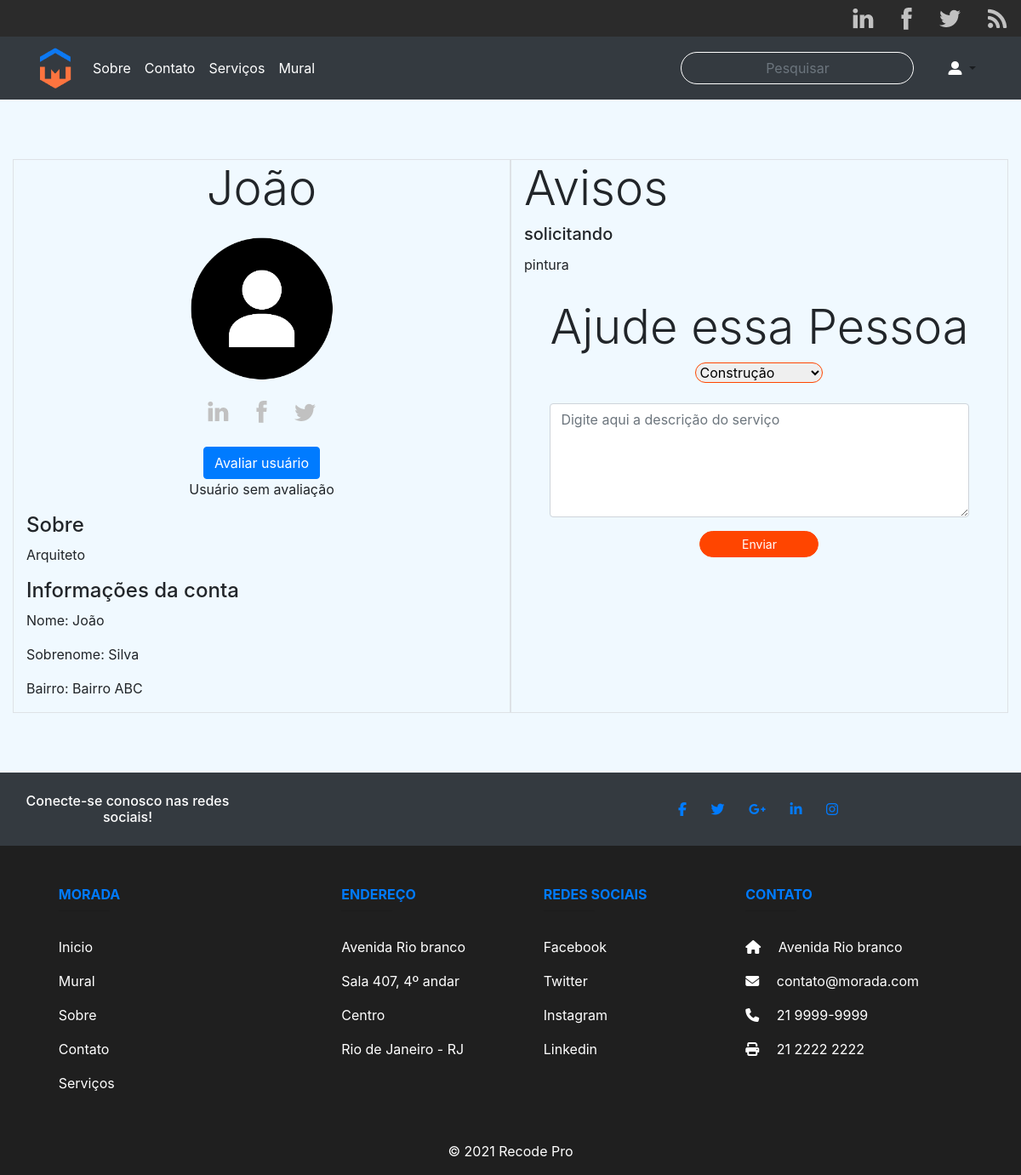
The page /perfilpublico.php?id=2 on the database as committed earlier.
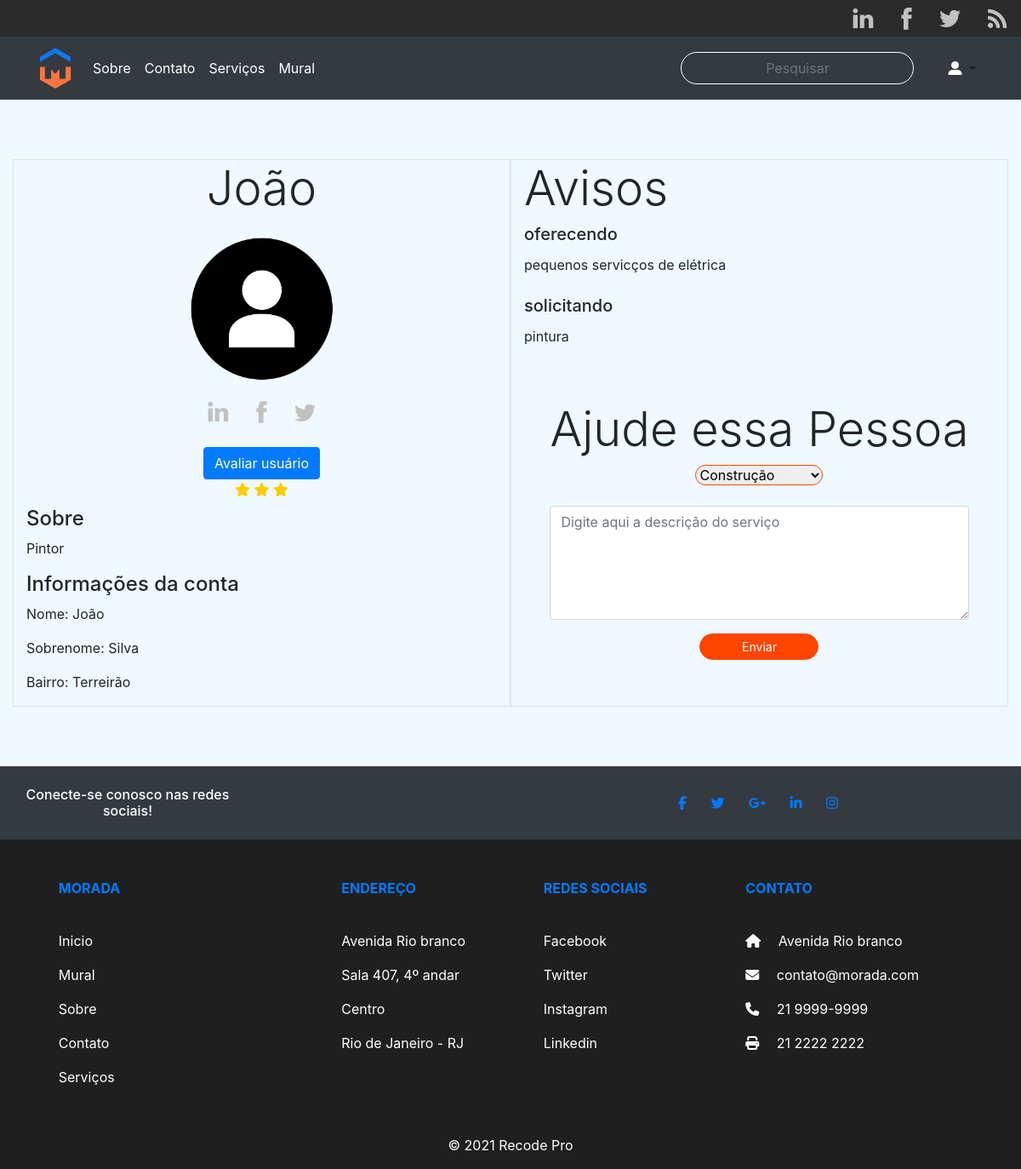
The same page on the database as committed later.
### tables this page shows
CREATE TABLE `servicos` (
  `idservicos` int NOT NULL AUTO_INCREMENT,
  `usuario` int DEFAULT NULL,
  `tipo` varchar(45) DEFAULT NULL,
  `categoria` varchar(45) DEFAULT NULL,
  `descricao` varchar(700) DEFAULT NULL,
  `email` varchar(45) DEFAULT NULL,
  `parceiro` varchar(100) DEFAULT NULL,
  `mensagem` varchar(500) DEFAULT NULL,
  PRIMARY KEY (`idservicos`),
  KEY `fk_servicos_idx` (`usuario`),
  CONSTRAINT `fk_servicos` FOREIGN KEY (`usuario`) REFERENCES `usuarios` (`idusuario`)
);

CREATE TABLE `usuarios` (
  `idusuario` int NOT NULL AUTO_INCREMENT,
  `nome` varchar(45) DEFAULT NULL,
  `sobrenome` varchar(45) DEFAULT NULL,
  `email` varchar(45) DEFAULT NULL,
  `senha` varchar(45) DEFAULT NULL,
  `sobre` varchar(45) DEFAULT NULL,
  `endereco` varchar(45) DEFAULT NULL,
  `bairro` varchar(45) DEFAULT NULL,
  `cep` varchar(45) DEFAULT NULL,
  `telefone` varchar(45) DEFAULT NULL,
  `complemento` varchar(45) DEFAULT NULL,
  `estrela` varchar(45) DEFAULT NULL,
  PRIMARY KEY (`idusuario`)
);

### perfilpublico.php (the view, shortened to what the changed rows need)
<?php
include('./php/actions/conexaodb.php');
$id = filter_input(INPUT_GET, 'id', FILTER_SANITIZE_NUMBER_INT);
$query = "SELECT * FROM usuarios JOIN servicos ON usuarios.idusuario = servicos.usuario WHERE idusuario = $id ; ";
$result = $conn->query($query);
$data = mysqli_fetch_assoc($result);
$query2 ="SELECT * FROM usuarios WHERE idusuario = $id;";
$result2 = $conn->query($query2);
$data2 = mysqli_fetch_assoc($result2);
?>
<!DOCTYPE html>
<html lang="en">
<head>
    <link rel="stylesheet" type="text/css" href="./css/main.css">
    <link rel="stylesheet" type="text/css" href="./css/avaliacao.css">
    <link rel="stylesheet" href="https://stackpath.bootstrapcdn.com/bootstrap/4.1.3/css/bootstrap.min.css">
    <link rel="stylesheet" href=" http://netdna.bootstrapcdn.com/font-awesome/4.0.3/css/font-awesome.min.css">
</head>
<?php
require "./php/includes/menu.php";
?>
<body>
    <div class="container-fluid">
        <div class="container-fluid" style="margin-bottom:70px; margin-top:70px;">
            <div class="row">
                <div class="col-sm border">
                    <h3 class="display-4 text-center"> <?php echo $data['nome']; ?></h3>
                    <div class="text-center"><img src="img/icones/profile-icon.png" style="width:200px; height:200px" alt=""></div>
                    <main>
                        <div>
                            <ul class="nav justify-content-center">
                            </ul>
                            <div class="estrelas">
                                <div>
                                <?php if($data2['estrela']) {
                                    $ava = $data2['estrela']; ?>
                                <?php
                                if ($ava > 0 and $ava < 2) { ?>
                                    <label for="estrela_cinco"><i class="fa"></i></label>
                                    <input type="radio" id="estrela_um" name="estrela" value="1">
                                <?php } else if ($ava > 1 and $ava < 3) { ?>
                                    <label for="estrela_cinco"><i class="fa"></i></label>
                                    <label for="estrela_cinco"><i class="fa"></i></label>
                                <?php } else if ($ava > 2 and $ava < 4) { ?>
                                    <label for="estrela_cinco"><i class="fa"></i></label>
                                    <label for="estrela_cinco"><i class="fa"></i></label>
                                    <label for="estrela_cinco"><i class="fa"></i></label>
                                <?php } else if ($ava > 3 and $ava < 5) { ?>
                                    <label for="estrela_cinco"><i class="fa"></i></label>
                                    <label for="estrela_cinco"><i class="fa"></i></label>
                                    <label for="estrela_cinco"><i class="fa"></i></label>
                                    <label for="estrela_cinco"><i class="fa"></i></label>
                                <?php } else if ($ava > 4 and $ava < 6) { ?>
                                    <label for="estrela_cinco"><i class="fa"></i></label>
                                    <label for="estrela_cinco"><i class="fa"></i></label>
                                    <label for="estrela_cinco"><i class="fa"></i></label>
                                    <label for="estrela_cinco"><i class="fa"></i></label>
                                    <label for="estrela_cinco"><i class="fa"></i></label>
                                <?php }
                                } else {?>
                                    <p>Usuário sem avaliação</p>
                                <?php } ?>
                                </div>
                            </div>
                        </div>
                        <h4>Sobre</h4>
                        <p><?php echo $data['sobre']; ?>
                        </p>
                        <h4>Informações da conta</h4>
                        <p>Nome: <?php echo $data['nome']; ?> </p>
                        <p>Sobrenome: <?php
                                        echo $data['sobrenome']; ?> </p>
                        <p>Bairro: <?php
                                    echo $data['bairro']; ?>
                        </p>
                </div>
                <div class="col-sm border">
                    <?php
                    $result = $conn->query($query);
                    if ($result->num_rows > 0) {
                        while ($row = $result->fetch_assoc()) {
                    ?>
                            <div class="Card" style="width: 18rem;">
                                    <h5 class="card-title"><?php echo $row['tipo'] ?></h5>
                                    <p class="card-text"><?php echo $row['descricao']; ?></p>
                            </div>
                            <br>
                    <?php
                        }
                    } else {
                        echo '<p>' . 'Nenhuma solicitação feita!' . '<p>';
                    }
                    ?>
                </div>
            </div>
        </div>
    </div>
</body>
</html>

Rows that differ between the two databases and show on the page:
removed servicos: usuario.nome "João", usuario.sobre "Arquiteto", usuario.sobrenome "Silva", usuario.bairro "Bairro ABC", tipo "solicitando", descricao "pintura"
now on this page (row edited): usuarios: nome "João", sobre "Pintor", sobrenome "Silva", bairro "Terreirão"
changed usuarios: estrela empty → "3" (drawn)
now on this page (row edited): servicos: tipo "oferecendo", descricao "pequenos servicços de elétrica"
added servicos: tipo "solicitando", descricao "pintura"
Other text that changed with them:
text no longer shown: "Usuário sem avaliação"
